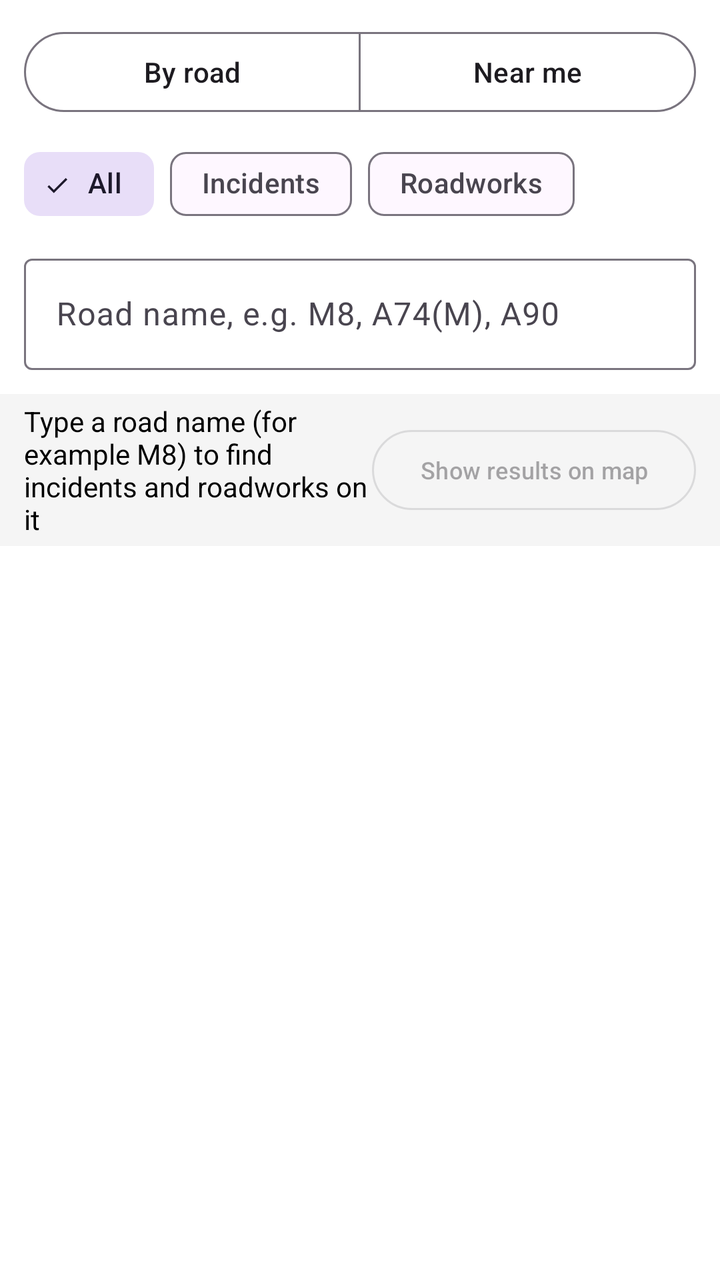
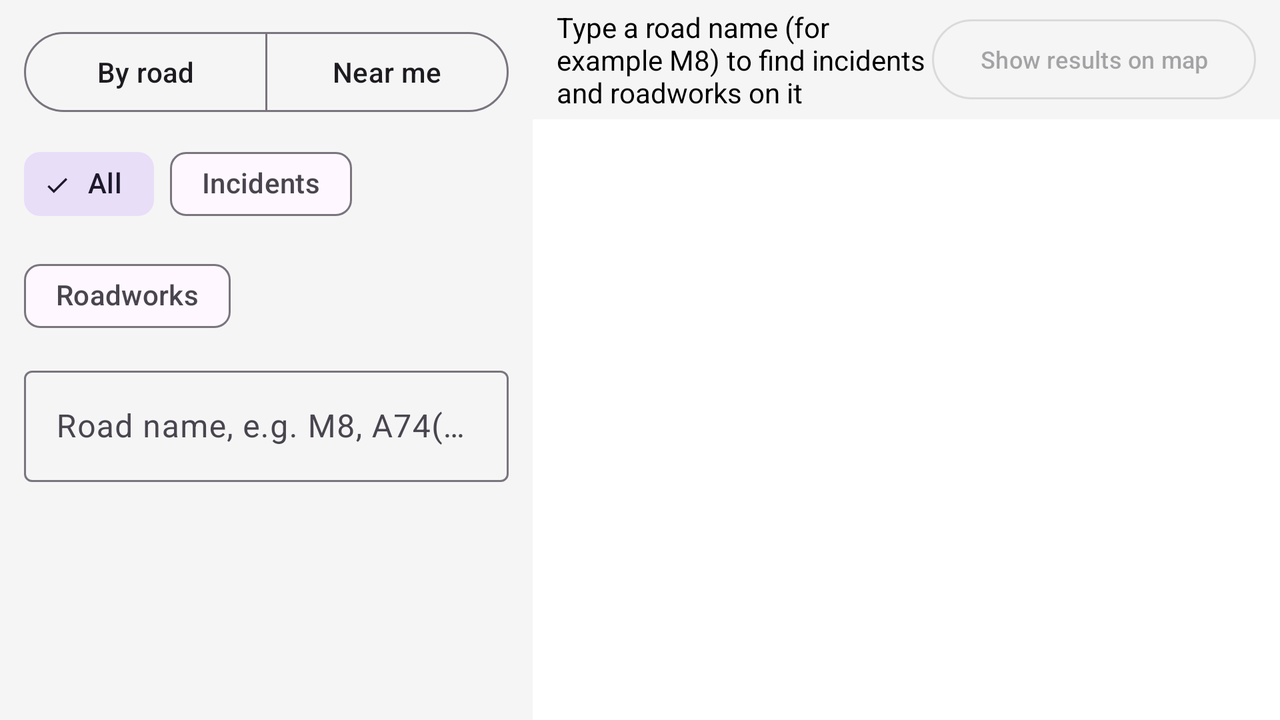

Compare how this app lays out the same screen by default and in its alternative resource folder. The renders come first, then the two layout files and the values they reference.
<!-- AndroidManifest.xml: application theme Theme.TrafficScotlandApp -->
<!-- res/layout/fragment_search.xml -->
<?xml version="1.0" encoding="utf-8"?>
<LinearLayout xmlns:android="http://schemas.android.com/apk/res/android"
    android:layout_width="match_parent"
    android:layout_height="match_parent"
    android:orientation="vertical">

    <include layout="@layout/view_search_controls" />

    <include
        layout="@layout/view_search_results"
        android:layout_width="match_parent"
        android:layout_height="0dp"
        android:layout_weight="1" />
</LinearLayout>
<!-- res/layout/view_search_controls.xml (included above) -->
<?xml version="1.0" encoding="utf-8"?>
<LinearLayout xmlns:android="http://schemas.android.com/apk/res/android"
    android:layout_width="match_parent"
    android:layout_height="wrap_content"
    android:orientation="vertical"
    android:padding="12dp">

    <com.google.android.material.button.MaterialButtonToggleGroup
        android:id="@+id/modeToggle"
        android:layout_width="match_parent"
        android:layout_height="wrap_content"
        app:selectionRequired="true"
        app:singleSelection="true"
        xmlns:app="http://schemas.android.com/apk/res-auto">

        <Button
            android:id="@+id/btnModeRoad"
            style="?attr/materialButtonOutlinedStyle"
            android:layout_width="0dp"
            android:layout_height="wrap_content"
            android:layout_weight="1"
            android:text="@string/mode_road" />

        <Button
            android:id="@+id/btnModeNearby"
            style="?attr/materialButtonOutlinedStyle"
            android:layout_width="0dp"
            android:layout_height="wrap_content"
            android:layout_weight="1"
            android:text="@string/mode_nearby" />
    </com.google.android.material.button.MaterialButtonToggleGroup>

    <com.google.android.material.chip.ChipGroup
        android:id="@+id/scopeGroup"
        android:layout_width="match_parent"
        android:layout_height="wrap_content"
        android:layout_marginTop="8dp"
        app:selectionRequired="true"
        app:singleSelection="true"
        xmlns:app="http://schemas.android.com/apk/res-auto">

        <com.google.android.material.chip.Chip
            android:id="@+id/chipScopeAll"
            style="@style/Widget.Material3.Chip.Filter"
            android:layout_width="wrap_content"
            android:layout_height="wrap_content"
            android:checked="true"
            android:text="@string/scope_all" />

        <com.google.android.material.chip.Chip
            android:id="@+id/chipScopeIncidents"
            style="@style/Widget.Material3.Chip.Filter"
            android:layout_width="wrap_content"
            android:layout_height="wrap_content"
            android:text="@string/scope_incidents" />

        <com.google.android.material.chip.Chip
            android:id="@+id/chipScopeRoadworks"
            style="@style/Widget.Material3.Chip.Filter"
            android:layout_width="wrap_content"
            android:layout_height="wrap_content"
            android:text="@string/scope_roadworks" />
    </com.google.android.material.chip.ChipGroup>

    
    <LinearLayout
        android:id="@+id/roadPanel"
        android:layout_width="match_parent"
        android:layout_height="wrap_content"
        android:orientation="vertical">

        <com.google.android.material.textfield.TextInputLayout
            android:layout_width="match_parent"
            android:layout_height="wrap_content"
            android:layout_marginTop="8dp"
            android:hint="@string/hint_road">

            <com.google.android.material.textfield.TextInputEditText
                android:id="@+id/roadInput"
                android:layout_width="match_parent"
                android:layout_height="wrap_content"
                android:imeOptions="actionSearch"
                android:inputType="textCapCharacters|textNoSuggestions"
                android:maxLines="1" />
        </com.google.android.material.textfield.TextInputLayout>
    </LinearLayout>

    
    <LinearLayout
        android:id="@+id/nearbyPanel"
        android:layout_width="match_parent"
        android:layout_height="wrap_content"
        android:orientation="vertical"
        android:visibility="gone">

        <TextView
            android:id="@+id/radiusLabel"
            android:layout_width="match_parent"
            android:layout_height="wrap_content"
            android:layout_marginTop="12dp"
            android:textColor="@color/black"
            android:textSize="15sp"
            android:textStyle="bold" />

        <SeekBar
            android:id="@+id/radiusSeek"
            android:layout_width="match_parent"
            android:layout_height="wrap_content"
            android:max="49" />

        <TextView
            android:id="@+id/locationInfo"
            android:layout_width="match_parent"
            android:layout_height="wrap_content"
            android:textColor="@color/text_secondary"
            android:textSize="13sp" />

        <LinearLayout
            android:layout_width="match_parent"
            android:layout_height="wrap_content"
            android:orientation="horizontal">

            <Button
                android:id="@+id/btnUseMyLocation"
                style="?attr/materialButtonOutlinedStyle"
                android:layout_width="0dp"
                android:layout_height="wrap_content"
                android:layout_weight="1"
                android:text="@string/use_my_location"
                android:textSize="12sp" />

            <Button
                android:id="@+id/btnUseFixed"
                style="?attr/materialButtonOutlinedStyle"
                android:layout_width="0dp"
                android:layout_height="wrap_content"
                android:layout_marginStart="8dp"
                android:layout_weight="1"
                android:text="@string/use_fixed_location"
                android:textSize="12sp" />
        </LinearLayout>
    </LinearLayout>
</LinearLayout>
<!-- res/layout/view_search_results.xml (included above) -->
<?xml version="1.0" encoding="utf-8"?>
<LinearLayout xmlns:android="http://schemas.android.com/apk/res/android"
    android:layout_width="match_parent"
    android:layout_height="match_parent"
    android:orientation="vertical">

    <LinearLayout
        android:layout_width="match_parent"
        android:layout_height="wrap_content"
        android:background="@color/surface_grey"
        android:gravity="center_vertical"
        android:orientation="horizontal"
        android:paddingStart="12dp"
        android:paddingTop="4dp"
        android:paddingEnd="12dp"
        android:paddingBottom="4dp">

        <TextView
            android:id="@+id/resultsInfo"
            android:layout_width="0dp"
            android:layout_height="wrap_content"
            android:layout_weight="1"
            android:text="@string/search_prompt_road"
            android:textColor="@color/black"
            android:textSize="14sp" />

        <Button
            android:id="@+id/btnShowResultsOnMap"
            style="?attr/materialButtonOutlinedStyle"
            android:layout_width="wrap_content"
            android:layout_height="wrap_content"
            android:enabled="false"
            android:text="@string/show_results_on_map"
            android:textSize="12sp" />
    </LinearLayout>

    <androidx.recyclerview.widget.RecyclerView
        android:id="@+id/list"
        android:layout_width="match_parent"
        android:layout_height="0dp"
        android:layout_weight="1" />
</LinearLayout>
<!-- resources referenced by this layout -->
<resources>
  <color name="black">#FF000000</color>
  <color name="surface_grey">#F5F5F5</color>
  <color name="text_secondary">#666666</color>
  <string name="hint_road">Road name, e.g. M8, A74(M), A90</string>
  <string name="mode_nearby">Near me</string>
  <string name="mode_road">By road</string>
  <string name="scope_all">All</string>
  <string name="scope_incidents">Incidents</string>
  <string name="scope_roadworks">Roadworks</string>
  <string name="search_prompt_road">Type a road name (for example M8) to find incidents and roadworks on it</string>
  <string name="show_results_on_map">Show results on map</string>
  <string name="use_fixed_location">Use fixed location</string>
  <string name="use_my_location">Use my location</string>
  <style name="Theme.TrafficScotlandApp" parent="Theme.Material3.Light.NoActionBar">
          <item name="colorPrimary">@color/brand</item>
          <item name="colorOnPrimary">@color/white</item>
          <item name="colorSecondary">@color/brand</item>
          <item name="colorPrimaryContainer">#B2DFDB</item>
          <item name="android:windowBackground">@color/white</item>
          <item name="android:statusBarColor">@color/brand_dark</item>
      </style>
  <color name="brand">#00796B</color>
  <color name="white">#FFFFFFFF</color>
  <color name="brand_dark">#004D40</color>
</resources>
<!-- res/layout-land/fragment_search.xml (the repository's variant of the layout above) -->
<!-- drawn on the phone turned sideways -->
<?xml version="1.0" encoding="utf-8"?>
<LinearLayout xmlns:android="http://schemas.android.com/apk/res/android"
    android:layout_width="match_parent"
    android:layout_height="match_parent"
    android:orientation="horizontal">

    <ScrollView
        android:layout_width="0dp"
        android:layout_height="match_parent"
        android:layout_weight="1"
        android:background="@color/surface_grey">

        <include layout="@layout/view_search_controls" />
    </ScrollView>

    <FrameLayout
        android:layout_width="0dp"
        android:layout_height="match_parent"
        android:layout_weight="1.4">

        <include layout="@layout/view_search_results" />
    </FrameLayout>
</LinearLayout>
